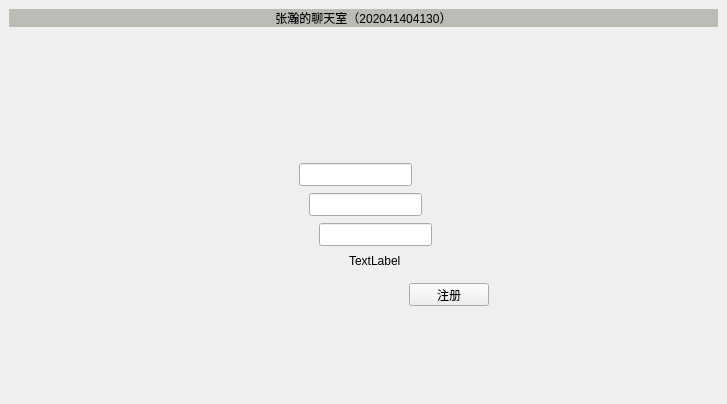
<?xml version="1.0" encoding="UTF-8"?>
<ui version="4.0">
 <class>MainWindow</class>
 <widget class="QMainWindow" name="MainWindow">
  <property name="geometry">
   <rect>
    <x>0</x>
    <y>0</y>
    <width>727</width>
    <height>404</height>
   </rect>
  </property>
  <property name="windowTitle">
   <string>聊天室客户端</string>
  </property>
  <widget class="QWidget" name="centralwidget">
   <layout class="QVBoxLayout" name="verticalLayout">
    <item>
     <widget class="QLabel" name="titleLabel">
      <property name="styleSheet">
       <string notr="true">background-color: rgb(186, 189, 182);</string>
      </property>
      <property name="text">
       <string>张瀚的聊天室（202041404130）</string>
      </property>
      <property name="alignment">
       <set>Qt::AlignCenter</set>
      </property>
     </widget>
    </item>
    <item>
     <widget class="QStackedWidget" name="stackedWidget">
      <property name="currentIndex">
       <number>2</number>
      </property>
      <widget class="QWidget" name="chatPage">
       <layout class="QGridLayout" name="gridLayout_3">
        <item row="0" column="0">
         <widget class="QTextEdit" name="roomTextEdit"/>
        </item>
        <item row="1" column="0" colspan="2">
         <layout class="QHBoxLayout" name="horizontalLayout">
          <item>
           <widget class="QLineEdit" name="sayLineEdit"/>
          </item>
          <item>
           <widget class="QPushButton" name="sayButton">
            <property name="text">
             <string>发送</string>
            </property>
           </widget>
          </item>
          <item>
           <widget class="QPushButton" name="logoutButton">
            <property name="text">
             <string>退出</string>
            </property>
           </widget>
          </item>
         </layout>
        </item>
        <item row="0" column="1">
         <widget class="QListWidget" name="userListWidget">
          <property name="maximumSize">
           <size>
            <width>100</width>
            <height>16777215</height>
           </size>
          </property>
         </widget>
        </item>
       </layout>
      </widget>
      <widget class="QWidget" name="loginPage">
       <layout class="QGridLayout" name="gridLayout_2">
        <item row="1" column="2">
         <spacer name="horizontalSpacer">
          <property name="orientation">
           <enum>Qt::Horizontal</enum>
          </property>
          <property name="sizeHint" stdset="0">
           <size>
            <width>226</width>
            <height>20</height>
           </size>
          </property>
         </spacer>
        </item>
        <item row="1" column="0">
         <spacer name="horizontalSpacer_2">
          <property name="orientation">
           <enum>Qt::Horizontal</enum>
          </property>
          <property name="sizeHint" stdset="0">
           <size>
            <width>227</width>
            <height>20</height>
           </size>
          </property>
         </spacer>
        </item>
        <item row="2" column="1">
         <spacer name="verticalSpacer_3">
          <property name="orientation">
           <enum>Qt::Vertical</enum>
          </property>
          <property name="sizeHint" stdset="0">
           <size>
            <width>20</width>
            <height>95</height>
           </size>
          </property>
         </spacer>
        </item>
        <item row="0" column="1">
         <spacer name="verticalSpacer_2">
          <property name="orientation">
           <enum>Qt::Vertical</enum>
          </property>
          <property name="sizeHint" stdset="0">
           <size>
            <width>20</width>
            <height>95</height>
           </size>
          </property>
         </spacer>
        </item>
        <item row="1" column="1">
         <widget class="QFrame" name="loginFrame">
          <property name="styleSheet">
           <string notr="true">background-color: rgb(114, 159, 207);
border-radius:10px;</string>
          </property>
          <property name="frameShape">
           <enum>QFrame::StyledPanel</enum>
          </property>
          <property name="frameShadow">
           <enum>QFrame::Raised</enum>
          </property>
          <layout class="QVBoxLayout" name="verticalLayout_2">
           <item>
            <layout class="QGridLayout" name="gridLayout">
             <item row="0" column="0">
              <widget class="QLabel" name="label_2">
               <property name="text">
                <string>服务器地址</string>
               </property>
              </widget>
             </item>
             <item row="0" column="1">
              <widget class="QLineEdit" name="serverEdit">
               <property name="styleSheet">
                <string notr="true">background-color: rgb(238, 238, 236);
border:2px groove gray;border-radius:10px;</string>
               </property>
               <property name="text">
                <string>127.0.0.1</string>
               </property>
              </widget>
             </item>
             <item row="1" column="0">
              <widget class="QLabel" name="label_3">
               <property name="text">
                <string>昵称</string>
               </property>
              </widget>
             </item>
             <item row="1" column="1">
              <widget class="QLineEdit" name="usernameEdit">
               <property name="styleSheet">
                <string notr="true">border:2px groove gray;border-radius:10px;
background-color: rgb(238, 238, 236);</string>
               </property>
               <property name="text">
                <string>zhanghan</string>
               </property>
              </widget>
             </item>
             <item row="2" column="0">
              <widget class="QLabel" name="label_4">
               <property name="text">
                <string>密码</string>
               </property>
              </widget>
             </item>
             <item row="2" column="1">
              <widget class="QLineEdit" name="passwordEdit">
               <property name="styleSheet">
                <string notr="true">border:2px groove gray;border-radius:10px;
background-color: rgb(238, 238, 236);</string>
               </property>
               <property name="text">
                <string/>
               </property>
              </widget>
             </item>
            </layout>
           </item>
           <item>
            <spacer name="verticalSpacer">
             <property name="orientation">
              <enum>Qt::Vertical</enum>
             </property>
             <property name="sizeType">
              <enum>QSizePolicy::Fixed</enum>
             </property>
             <property name="sizeHint" stdset="0">
              <size>
               <width>20</width>
               <height>10</height>
              </size>
             </property>
            </spacer>
           </item>
           <item>
            <widget class="QPushButton" name="loginButton">
             <property name="styleSheet">
              <string notr="true">border-radius:10px;

background-color: rgb(136, 138, 133);</string>
             </property>
             <property name="text">
              <string>登录</string>
             </property>
            </widget>
           </item>
           <item>
            <widget class="QPushButton" name="loginButton_3">
             <property name="styleSheet">
              <string notr="true">border-radius:10px;

background-color: rgb(136, 138, 133);</string>
             </property>
             <property name="text">
              <string>注册</string>
             </property>
            </widget>
           </item>
           <item>
            <widget class="QLabel" name="msg">
             <property name="text">
              <string>欢迎使用</string>
             </property>
             <property name="alignment">
              <set>Qt::AlignCenter</set>
             </property>
            </widget>
           </item>
          </layout>
         </widget>
        </item>
       </layout>
      </widget>
      <widget class="QWidget" name="registerPage">
       <widget class="QPushButton" name="registerBtn">
        <property name="geometry">
         <rect>
          <x>400</x>
          <y>250</y>
          <width>80</width>
          <height>23</height>
         </rect>
        </property>
        <property name="text">
         <string>注册</string>
        </property>
       </widget>
       <widget class="QLineEdit" name="username">
        <property name="geometry">
         <rect>
          <x>290</x>
          <y>130</y>
          <width>113</width>
          <height>23</height>
         </rect>
        </property>
       </widget>
       <widget class="QLineEdit" name="password">
        <property name="geometry">
         <rect>
          <x>300</x>
          <y>160</y>
          <width>113</width>
          <height>23</height>
         </rect>
        </property>
       </widget>
       <widget class="QLineEdit" name="rePassword">
        <property name="geometry">
         <rect>
          <x>310</x>
          <y>190</y>
          <width>113</width>
          <height>23</height>
         </rect>
        </property>
       </widget>
       <widget class="QLabel" name="errMsg">
        <property name="geometry">
         <rect>
          <x>340</x>
          <y>220</y>
          <width>59</width>
          <height>15</height>
         </rect>
        </property>
        <property name="text">
         <string>TextLabel</string>
        </property>
       </widget>
      </widget>
     </widget>
    </item>
   </layout>
  </widget>
 </widget>
 <resources/>
 <connections/>
</ui>
